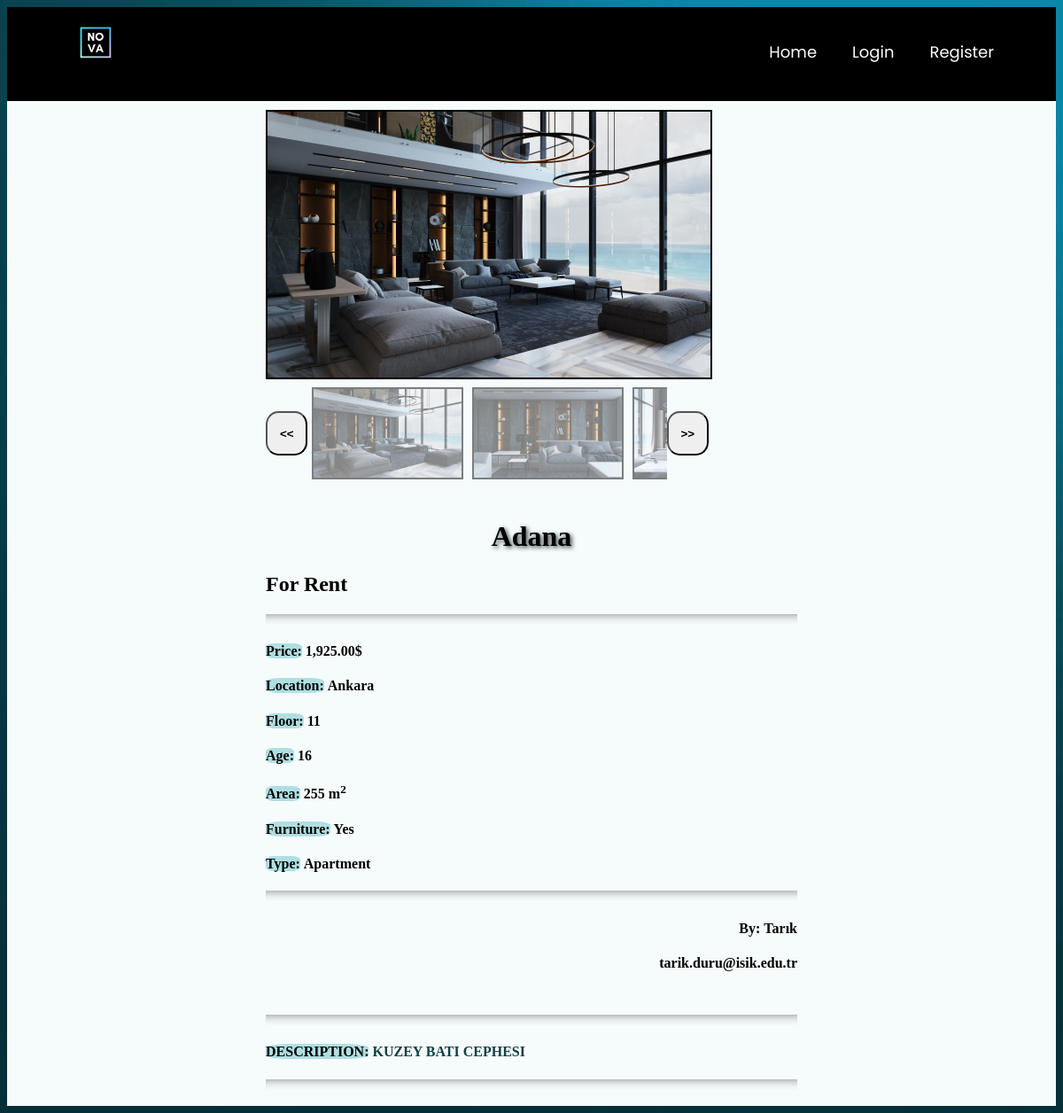
The page /product_details/70 on the database its author committed.
### main/models.py (models this page shows, shortened)
class PostImages(models.Model):
    image = models.ImageField(null=True, blank=True)
    gallery = models.ForeignKey(Post,null=True,on_delete= models.CASCADE)

class Post(models.Model):
    ouruser = models.ForeignKey(ourUser, null=True, on_delete=models.CASCADE)
    post_title = models.CharField(max_length=255,null=True)
    post_description = models.TextField()
    price = models.DecimalField(decimal_places=2 , max_digits=12)
    location = models.CharField(max_length=255,null=True,choices=city)
    postType = models.CharField(choices=RorS , max_length=50, null=True , default='For Sale')
    floor = models.DecimalField(decimal_places=0 , max_digits=3 ,null=True)
    building_age = models.DecimalField(decimal_places=0, max_digits=2 , null=True)
    area = models.DecimalField(decimal_places=0,max_digits=4 ,null=True)
    isFurniture = models.CharField(choices=Furniture ,null=True,max_length=50,default="No")
    building_type = models.CharField(choices=b_types ,null=True ,max_length=50)

class ourUser(models.Model):
    user = models.OneToOneField(User, null=True, on_delete=models.CASCADE)  # relation with django's user # will be implemented later
    username = models.CharField(max_length=255,null=True)
    first_name = models.CharField(max_length=255,null=True)
    last_name = models.CharField(max_length=255,null=True)
    email = models.EmailField(max_length=254)

### main/views.py (the view)
# urls.py: path('product_details/<int:pk>', views.productdetails, name="product_details"),
def productdetails(request, pk):
    posts = Post.objects.get(id=pk)
    pimage = PostImages.objects.filter(gallery=posts)
    return render(request, 'main/product_details.html', { 'posts':posts ,'pimage':pimage} )

### main/templates/main/product_details.html (shortened to what this page needs)
<!DOCTYPE html>
{% extends 'main/mainpage.html' %}
{% load static %}
{% load humanize %}
{% block content %}
<html>
<body>
	<div class="bg ">
	<div id="content-wrapper">
		<div class="column">
			<img id=featured src="{% static pimage.first.image.url %}">
			<div id="slide-wrapper"  >
				<button id="slideLeft" class="arrow " > <b><<</b> </button>
				<div id="slider" >
					{% for i in pimage %}
    					<img class="thumbnail" src="{% static i.image.url %}" width="500" height="333">
					{% endfor %}
				</div>
				<button id="slideRight" class="arrow " > <b>>></b> </button>
			</div>
		</div>
		<div class="column ">
			<h1>{{posts.post_title}}</h1>
			<h2>{{posts.postType}}</h2>
			<hr>
			<h4 ><mark>Price:</mark>&nbsp;{{posts.price|intcomma}}$</h4>
			<h4 ><mark>Location:</mark>&nbsp;{{posts.location}}</h4>
			<h4 ><mark>Floor:</mark>&nbsp;{{posts.floor}}</h4>
			<h4 ><mark>Age:</mark>&nbsp;{{posts.building_age}}</h4>
			<h4 ><mark>Area:</mark>&nbsp;{{posts.area}} m<sup>2</sup></h4>
			<h4 ><mark>Furniture:</mark>&nbsp;{{posts.isFurniture}}</h4>
			<h4 ><mark>Type:</mark>&nbsp;{{posts.building_type}}</h4>
			<hr>
			<h4 style="text-align: right;">By:&nbsp;{{posts.ouruser.first_name}}</h4>
			<h4 style="text-align: right;">&nbsp;{{posts.ouruser.email}}</h4>
		</div>
		<div class="column ">
			<hr>
			<h4 class="des"  ><mark>Description:</mark>&nbsp;{{posts.post_description}}</h4>
			<hr>
		</div>
	</div>
	</div>
</body>
{% endblock %}

### main/templates/main/mainpage.html (shortened to what this page needs)
<!DOCTYPE html>
{% load static %}
<html lang="en" dir="ltr">
<head>
</head>
<body class="g">
<nav>
    <div class="logo">
        <a class="navbar-brand pb-2" href="{% url 'homepage' %}"><img src="{% static 'images/nova_logo.gif' %}"
                                                                      style="height: 80px; width: 80px"></a>
    </div>
    <ul>
        <li><a href="/">Home</a></li>
        {% if user.is_authenticated %}
        <li>
            <a href="">Account</a>
            <input type="checkbox" id="btn-1">
            <ul>
                <li><a href="{% url 'listaddedposts' %}">My Posts</a></li>
                <li><a href="{% url 'logout' %}">Logout</a></li>
            </ul>
        </li>
        <li>
            <a href="{% url 'createpost' %}">Create Post</a>
            <input type="checkbox" id="btn-3">
        </li>
        {% else %}
        <li>
            <a href="{% url 'loginpage' %}">Login</a>
        </li>
        <li>
        <li>
            <a href="{% url 'register' %}">Register</a>
        </li>
        {% endif %}
    </ul>
</nav>
{% block content %}
{% endblock %}
</body>
</html>

### main/templates/main/product_details.html (style rules this page uses)
.bg { background-color: #F6FBFC ; }
.des { text-align: justify; text-transform: uppercase; color: #114045 ; word-wrap:break-word; }
h1 { text-shadow: 2px 2px 5px #2F4345; text-align: center; text-transform: capitalize; }
mark { background-color:#AFDFE3; border-radius: 25%; }
hr { height: 12px; border: 0; box-shadow: inset 0 12px 12px -12px rgba(0, 0, 0, 0.5); }
#content-wrapper { display: flex; flex-wrap: wrap; justify-content: center; align-items: center; }
.column { width: 600px; padding: 10px; }
#featured { max-width: 500px; max-height: 600px; object-fit: cover; cursor: pointer; border: 2px solid black; }
.thumbnail { object-fit: cover; max-width: 180px; max-height: 100px; cursor: pointer; opacity: 0.5; margin: 5px; border: 2px solid black; }
#slide-wrapper { max-width: 500px; display: flex; min-height: 100px; align-items: center; }
#slider { width: 440px; display: flex; flex-wrap: nowrap; overflow-x: auto; cursor: grab; }
.arrow { width: 50px; height: 50px; cursor: pointer; transition: .3s; border-radius:30%; }

### main/templates/main/mainpage.html (style rules this page uses)
nav { margin: 0; padding: 0; user-select: none; box-sizing: border-box; font-family: 'Poppins', sans-serif; }
body.g { background-image: url('/static/images/wallpaper.jpg'); background-size: cover; background-repeat: no-repeat; background-attachment: fixed; }
nav { background: #000000; }
nav:after { content: ''; clear: both; display: table; }
nav .logo { float: left; color: white; font-size: 27px; font-weight: 600; line-height: 70px; padding-left: 60px; }
nav ul { float: right; margin-right: 40px; list-style: none; position: relative; z-index: 10000; }
nav ul li { float: left; display: inline-block; background: #000000; margin: 0 5px; }
nav ul li a { color: white; line-height: 70px; text-decoration: none; font-size: 18px; padding: 8px 15px; }

### rows shown on the page
PostImages: image (picture)
PostImages: image (picture)
PostImages: image (picture)
Post: post_title "Adana", postType "For Rent", price "1,925.00", location "Ankara", floor "11", building_age "16", area "255", isFurniture "Yes", building_type "Apartment", ouruser.first_name "Tarık", ouruser.email "tarik.duru@isik.edu.tr", post_description "KUZEY BATI CEPHESI"
